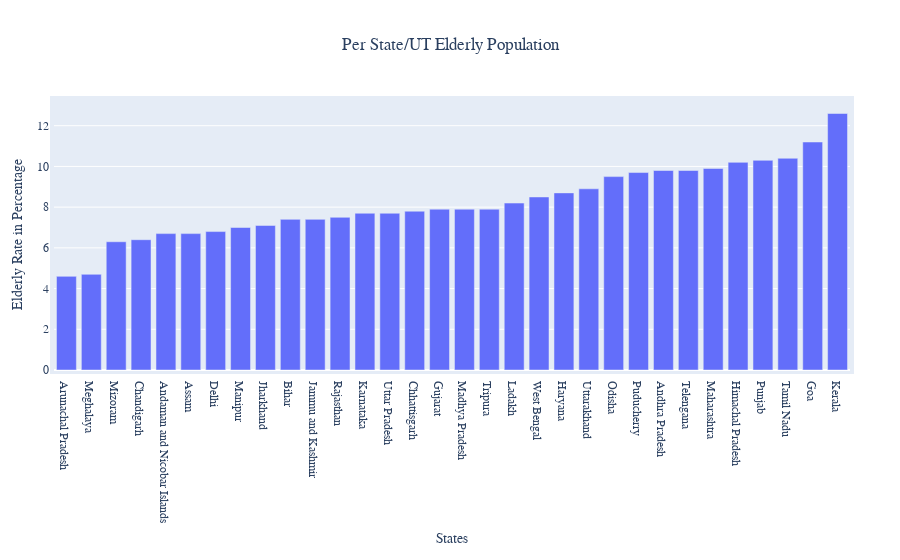

The cell this chart's notebook holds for it:
### Markdown cell above
# State/UT Plot of Elderly Population

### Code cell
import pylab as pl
import seaborn as sns
import plotly.express as px
import plotly.graph_objects as go

df_per_state = df_per_state.drop_duplicates(subset=['Name of State / UT'])
df_per_state = df_per_state.sort_values(by ='ElderlyRate', ascending =True).reset_index(drop=True)

trace = go.Bar(x = df_per_state['Name of State / UT'], y = df_per_state['ElderlyRate'].values)
fig = go.Figure(data = [trace])
fig.update_xaxes(showgrid=False, zeroline=False)


fig.update_layout(
    autosize=True,
    title='Per State/UT Elderly Population',
    title_x=0.5,
    xaxis_title="States",
    yaxis_title="Elderly Rate in Percentage",
    font=dict(
        family="Courier New, monospace",
        size=12
    ),
    margin=dict(
        l=50,
        r=50,
        b=100,
        t=100,
        pad=4
    ),
)
fig.show()

### Figure 1 — Plotly figure (JSON) as saved in the notebook; plotly's stock layout.template omitted (floating-point values rounded to 4 significant figures)
{"data": [{"type": "bar", "x": ["Arunachal Pradesh", "Meghalaya", "Mizoram", "Chandigarh", "Andaman and Nicobar Islands", "Assam", "Delhi", "Manipur", "Jharkhand", "Bihar", "Jammu and Kashmir", "Rajasthan", "Karnataka", "Uttar Pradesh", "Chhattisgarh", "Gujarat", "Madhya Pradesh", "Tripura", "Ladakh", "West Bengal", "Haryana", "Uttarakhand", "Odisha", "Puducherry", "Andhra Pradesh", "Telengana", "Maharashtra", "Himachal Pradesh", "Punjab", "Tamil Nadu", "Goa", "Kerala"], "y": [4.6, 4.7, 6.3, 6.4, 6.7, 6.7, 6.8, 7, 7.1, 7.4, 7.4, 7.5, 7.7, 7.7, 7.8, 7.9, 7.9, 7.9, 8.2, 8.5, 8.7, 8.9, 9.5, 9.7, 9.8, 9.8, 9.9, 10.2, 10.3, 10.4, 11.2, 12.6]}], "layout": {"autosize": true, "font": {"family": "Courier New, monospace", "size": 12}, "margin": {"b": 100, "l": 50, "pad": 4, "r": 50, "t": 100}, "title": {"text": "Per State/UT Elderly Population", "x": 0.5}, "xaxis": {"showgrid": false, "title": {"text": "States"}, "zeroline": false}, "yaxis": {"title": {"text": "Elderly Rate in Percentage"}}}}
